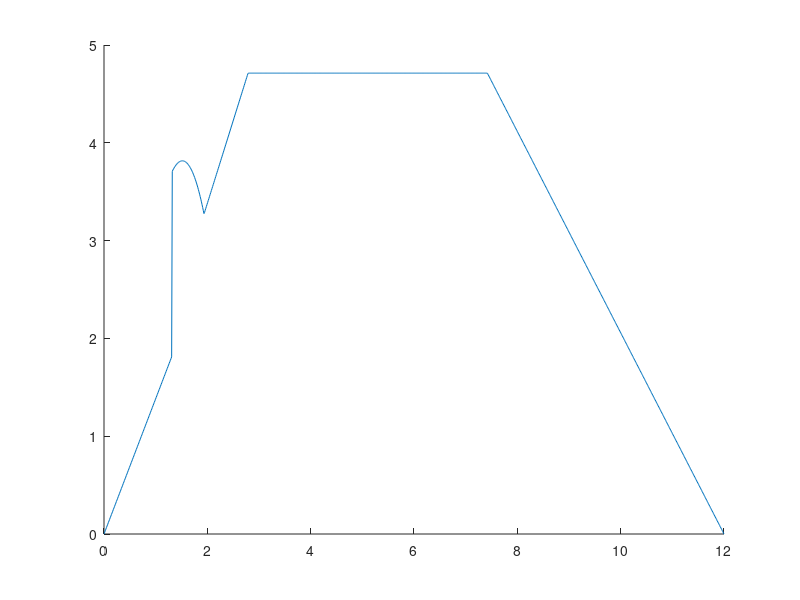

The MATLAB script that drew this image:
close all
clear all
clc

r = .75;
L = 12;
dx = linspace(0,12,1000);

f1 = polyfit([0,33.46/12],[0,r],2);
p1a = @(x) polyval(f1,x)*(pi+2);
p1b = @(x) sin(pi*x/(2*23.23/12))*2*polyval(f1,x)*pi + cos(pi*x/(2*23.23/12))*2*polyval(f1,x)*(pi+2);
p1c = @(x) 2*polyval(f1,x)*pi;
p2 = 2*r*pi;
f3 = polyfit([89.04/12,L],[r,0],2);
p3 = @(x) 2*polyval(f3,x)*pi;
clc
p = zeros(length(dx),1);
for ii = 1:length(dx)
    x = dx(ii);
    if x<= 15.73/12
        p(ii) = p1a(x);
    elseif x<=23.23/12
        p(ii) = p1b(x);
    elseif x<=33.46/12
        p(ii) = p1c(x);
    elseif x<=89.04/12
        p(ii) = p2;
    else 
        p(ii) = p3(x);
    end
    if p(ii)<0
        p(ii) = 0;
    end
end

figure
hold on
plot(dx,p)
